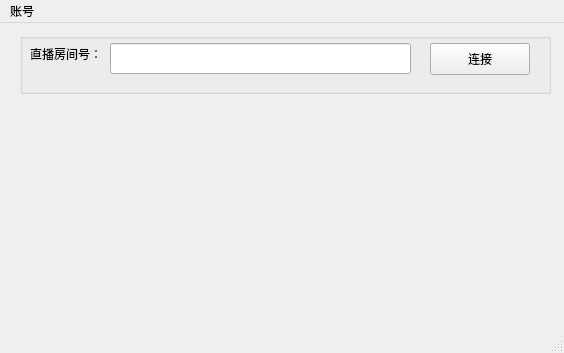
<?xml version="1.0" encoding="UTF-8"?>
<ui version="4.0">
 <class>MainWindow</class>
 <widget class="QMainWindow" name="MainWindow">
  <property name="geometry">
   <rect>
    <x>0</x>
    <y>0</y>
    <width>564</width>
    <height>353</height>
   </rect>
  </property>
  <property name="windowTitle">
   <string>直播助手</string>
  </property>
  <widget class="QWidget" name="centralwidget">
   <widget class="QGroupBox" name="groupBox">
    <property name="geometry">
     <rect>
      <x>20</x>
      <y>10</y>
      <width>531</width>
      <height>61</height>
     </rect>
    </property>
    <property name="title">
     <string/>
    </property>
    <widget class="QPushButton" name="pushButton">
     <property name="geometry">
      <rect>
       <x>410</x>
       <y>10</y>
       <width>100</width>
       <height>32</height>
      </rect>
     </property>
     <property name="text">
      <string>连接</string>
     </property>
    </widget>
    <widget class="QLabel" name="label">
     <property name="geometry">
      <rect>
       <x>10</x>
       <y>10</y>
       <width>81</width>
       <height>21</height>
      </rect>
     </property>
     <property name="text">
      <string>直播房间号：</string>
     </property>
    </widget>
    <widget class="QLineEdit" name="lineEdit">
     <property name="geometry">
      <rect>
       <x>90</x>
       <y>10</y>
       <width>301</width>
       <height>31</height>
      </rect>
     </property>
     <property name="maxLength">
      <number>15</number>
     </property>
    </widget>
   </widget>
  </widget>
  <widget class="QMenuBar" name="menubar">
   <property name="geometry">
    <rect>
     <x>0</x>
     <y>0</y>
     <width>564</width>
     <height>23</height>
    </rect>
   </property>
   <widget class="QMenu" name="menuFile">
    <property name="title">
     <string>账号</string>
    </property>
   </widget>
   <addaction name="menuFile"/>
  </widget>
  <widget class="QStatusBar" name="statusbar">
   <property name="toolTip">
    <string/>
   </property>
   <property name="statusTip">
    <string/>
   </property>
   <property name="accessibleName">
    <string/>
   </property>
  </widget>
 </widget>
 <resources/>
 <connections/>
</ui>
